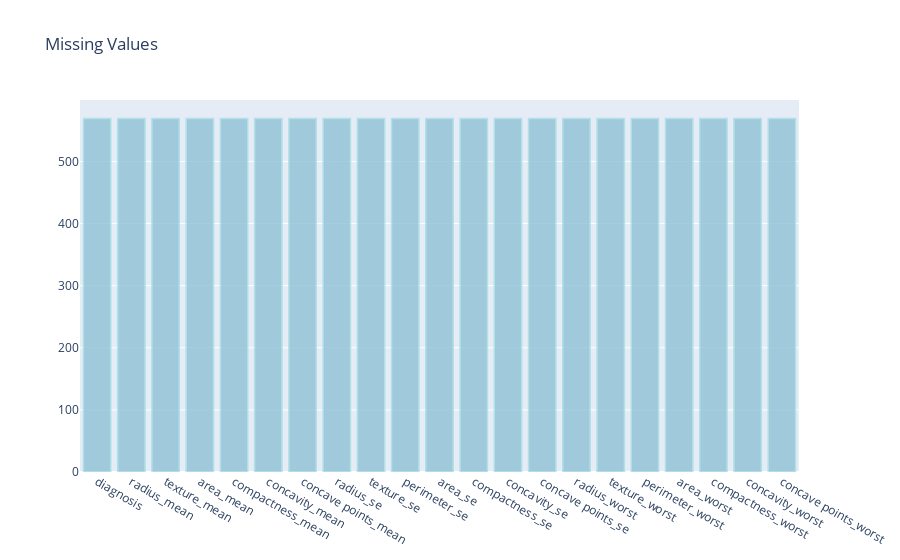

The notebook cell saved with this chart:
### Code cell
#Daha iyi incelemek adına tüm datasetin sütun grafiğini oluşturyoruz
null_feat = pd.DataFrame(len(data['diagnosis']) - data.isnull().sum(), columns = ['Count'])

trace = go.Bar(x = null_feat.index, y = null_feat['Count'] ,opacity = 0.8, marker=dict(color = '#90c1d6',
        line=dict(color='#a3dfe3',width=1.5)))

layout = dict(title =  "Missing Values")

fig = dict(data = [trace], layout=layout)
py.iplot(fig)

### Figure 1 — Plotly figure (JSON) as saved in the notebook; plotly's stock layout.template omitted (floating-point values rounded to 4 significant figures)
{"data": [{"marker": {"color": "#90c1d6", "line": {"color": "#a3dfe3", "width": 1.5}}, "opacity": 0.8, "type": "bar", "x": ["diagnosis", "radius_mean", "texture_mean", "area_mean", "compactness_mean", "concavity_mean", "concave points_mean", "radius_se", "texture_se", "perimeter_se", "area_se", "compactness_se", "concavity_se", "concave points_se", "radius_worst", "texture_worst", "perimeter_worst", "area_worst", "compactness_worst", "concavity_worst", "concave points_worst"], "y": [569, 569, 569, 569, 569, 569, 569, 569, 569, 569, 569, 569, 569, 569, 569, 569, 569, 569, 569, 569, 569]}], "layout": {"title": {"text": "Missing Values"}}}
